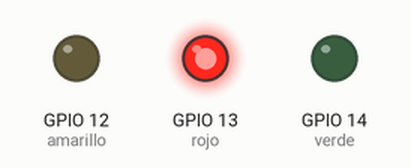
Recording of a sketch running on a simulated ESP32. On the bench: output pins drawn as LEDs (lit = HIGH).

Above: at 2.2 s.
At 4.7 s:
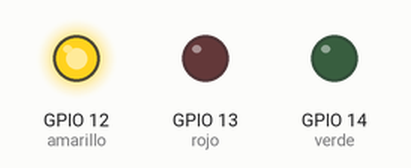
At 7.2 s:
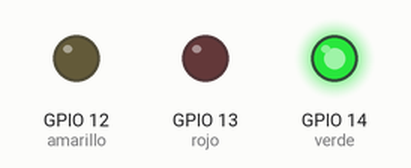
Timing chart, 0 to 11.9 s (numbered marks = the images above):
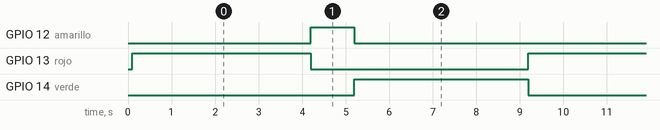

The sketch:

Ejercicio2.ino
```cpp
#define verde 14       // LED verde del semáforo
#define amarillo 12    // LED amarillo del semáforo
#define rojo 13        // LED rojo del semáforo

// Tarea que simula la secuencia de un semáforo
void semaforo(void *parameter) {
  while (1) {
      digitalWrite(verde, LOW);
      digitalWrite(rojo, HIGH);
      vTaskDelay(pdMS_TO_TICKS(4000));

      digitalWrite(rojo, LOW);
      digitalWrite(amarillo, HIGH);
      vTaskDelay(pdMS_TO_TICKS(1000));

      digitalWrite(amarillo, LOW);
      digitalWrite(verde, HIGH);
      vTaskDelay(pdMS_TO_TICKS(4000));
  }
}

void setup() {
  Serial.begin(115200);  // Inicializa la comunicación serie
  delay(100);            // Espera a que el puerto serie esté listo

  // Configura los pines como salidas
  pinMode(verde, OUTPUT);
  pinMode(amarillo, OUTPUT);
  pinMode(rojo, OUTPUT);

  digitalWrite(rojo, HIGH);  // Comienza con luz roja encendida
  delay(100);

  // Crea una tarea que se ejecuta en el core 0
  xTaskCreatePinnedToCore(
    semaforo,     // Función que ejecuta la tarea
    "Task_Core2",  // Nombre de la tarea
    4096,          // Tamaño del stack en palabras
    NULL,          // Parámetro que se le pasa a la tarea
    1,             // Prioridad de la tarea
    NULL,          // Handle (opcional, no lo usamos aquí)
    0              // Core donde queremos que corra la tarea (0 o 1)
  );
}

void loop() {
}
```

Measured:
- by itself, GPIO 12 (amarillo): alternates HIGH for 1.0 s and LOW for 8.0 s
- by itself, GPIO 13 (rojo), GPIO 14 (verde): alternates HIGH for 4.0 s and LOW for 5.0 s
- by itself, everything shown: repeats every 9.0 s, in 3 steps
